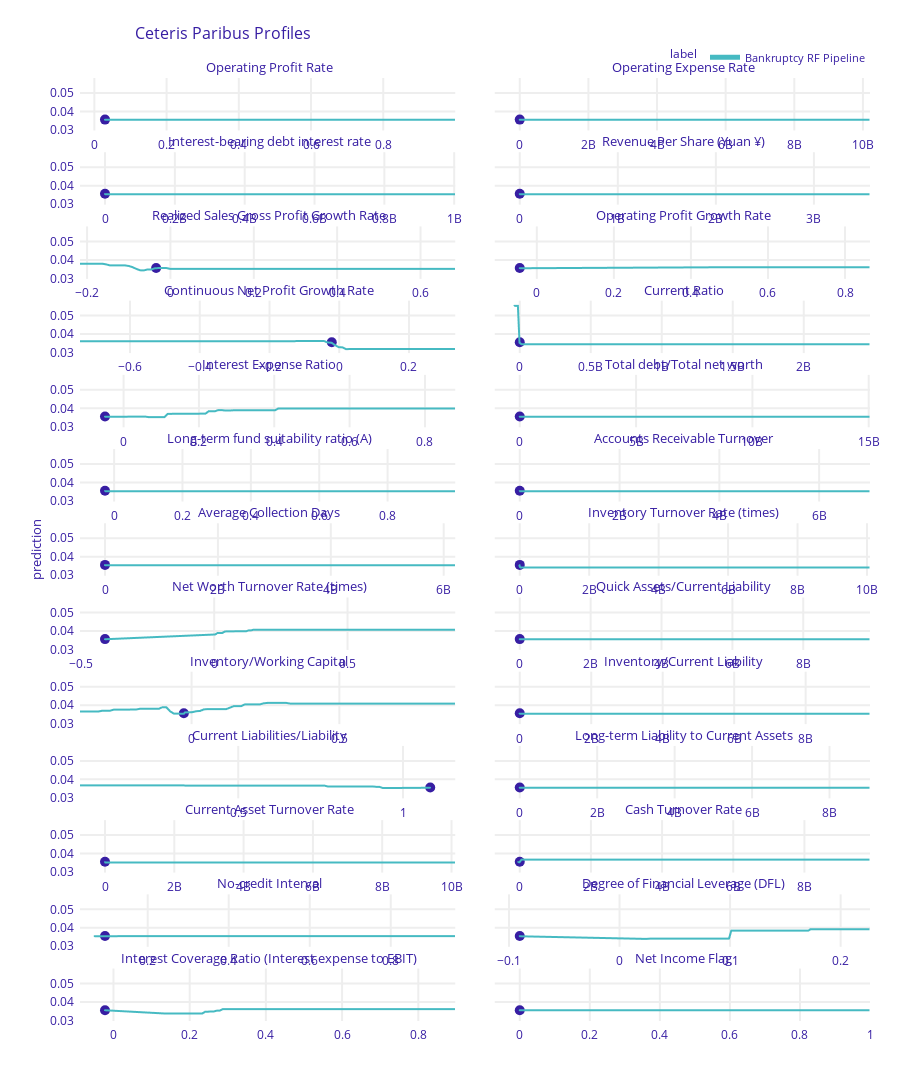

The code cell stored with this chart in its notebook:
### Code cell
instance = X_test[[0]]
cp_profile = bankruptcy_rf_exp.predict_profile(new_observation=instance)
cp_profile.plot()
